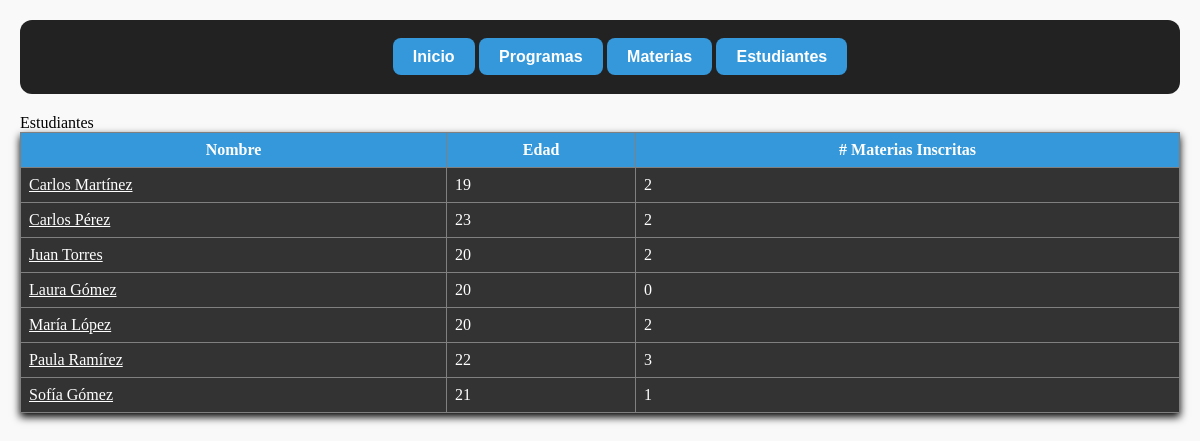
The page /estudiantes/ on the database as committed earlier.
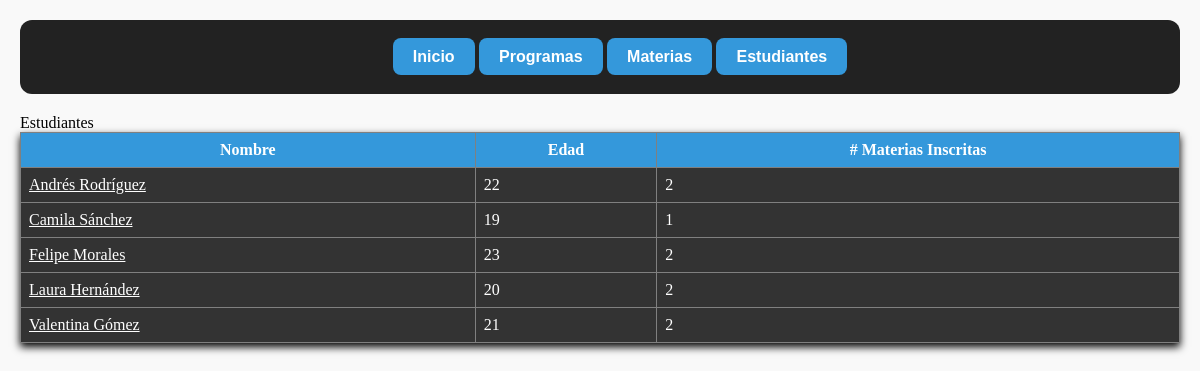
The same page on the database as committed later.
### estudiantes/models.py (models this page shows, shortened)
class Estudiante(models.Model):
    nombre = models.CharField(max_length=100)
    edad = models.IntegerField()
    materias = models.ManyToManyField(Materia, related_name="estudiantes")
    programa = models.ForeignKey(Programa, on_delete=models.CASCADE)

### estudiantes/views.py (the view)
# urls.py: path("estudiantes/", views.lista_estudiantes, name="lista_estudiantes"),
def lista_estudiantes(request):
    estudiantes = Estudiante.objects.select_related("programa").prefetch_related("materias").order_by("nombre")
    return render(request, "estudiantes/lista_estudiantes.html", {"estudiantes": estudiantes})

### estudiantes/templates/estudiantes/lista_estudiantes.html (shortened to what this page needs)
{% extends "estudiantes/base.html" %}
{% block content %}
<a style="font-family: Trebuchet MS", Lucida, Arial, sans-serif;
<h1>Estudiantes</h1>
<table border="1" cellpadding="8" cellspacing="0" style="border-collapse: collapse; width: 100%; color: #fff; background-color: #333;box-shadow: 0 4px 8px rgba(0, 0, 0, 3);">
    <thead style="background-color: #3498db;">
        <tr>
            <th>Nombre</th>
            <th>Edad</th>
            <th># Materias Inscritas</th>
        </tr>
    </thead>
    <tbody>
        {% for est in estudiantes %}
        <tr>
            <td>
                <a style="color: #fff;" href="{% url 'estudiantes:detalle_estudiante' est.pk %}">
                    {{ est.nombre }}
                </a>
            </td>
            <td>{{ est.edad }}</td>
            <td>{{ est.materias.count }}</td>
        </tr>
        {% empty %}
        <tr>
            <td colspan="3" style="text-align: center;">No hay estudiantes registrados.</td>
        </tr>
        {% endfor %}
    </tbody>
</table>
{% endblock %}

### estudiantes/templates/estudiantes/base.html (shortened to what this page needs)
{% load static %}
<!DOCTYPE html>
<html lang="es">
<head>
    <link rel="stylesheet" href="{% static 'css/main.css' %}?">
</head>
<body>
    {% include "estudiantes/partials/navbar.html" %}
    <main class="container">
        {% block content %}{% endblock content %}
    </main>
</body>
</html>

### estudiantes/templates/estudiantes/partials/navbar.html
<nav>
  <ul>
    <a href="{% url 'estudiantes:home' %}">Inicio</a>
    <a href="{% url 'estudiantes:lista_programas' %}">Programas</a>
    <a href="{% url 'estudiantes:lista_materias' %}">Materias</a>
    <a href="{% url 'estudiantes:lista_estudiantes' %}">Estudiantes</a>
  </ul>
</nav>

### estudiantes/static/css/main.css (style rules this page uses)
body { font-family: "Trebuchet MS", Lucida, Arial, sans-serif; margin: 20px; background-color: #f9f9f9; color: #000000; }
nav { background-color: #222; margin-bottom: 20px; display: flex; gap: 20px; padding: 12px 24px; border-radius: 12px; justify-content: center; }
nav a { padding: 10px 20px; background-color: #3498db; color: #fff; font-weight: 600; border-radius: 8px; text-decoration: none; transition: all 0.3s ease; }
table { background-color: #333; color: #721c24; }

Rows that differ between the two databases and show on the page:
removed Estudiante: nombre "Carlos Martínez", edad "19", materias.count "2"
removed Estudiante: nombre "Carlos Pérez", edad "23", materias.count "2"
removed Estudiante: nombre "Juan Torres", edad "20", materias.count "2"
removed Estudiante: nombre "Laura Gómez", edad "20", materias.count "0"
removed Estudiante: nombre "María López", edad "20", materias.count "2"
removed Estudiante: nombre "Paula Ramírez", edad "22", materias.count "3"
removed Estudiante: nombre "Sofía Gómez", edad "21", materias.count "1"
added Estudiante: nombre "Andrés Rodríguez", edad "22", materias.count "2"
added Estudiante: nombre "Camila Sánchez", edad "19", materias.count "1"
added Estudiante: nombre "Felipe Morales", edad "23", materias.count "2"
added Estudiante: nombre "Laura Hernández", edad "20", materias.count "2"
added Estudiante: nombre "Valentina Gómez", edad "21", materias.count "2"
